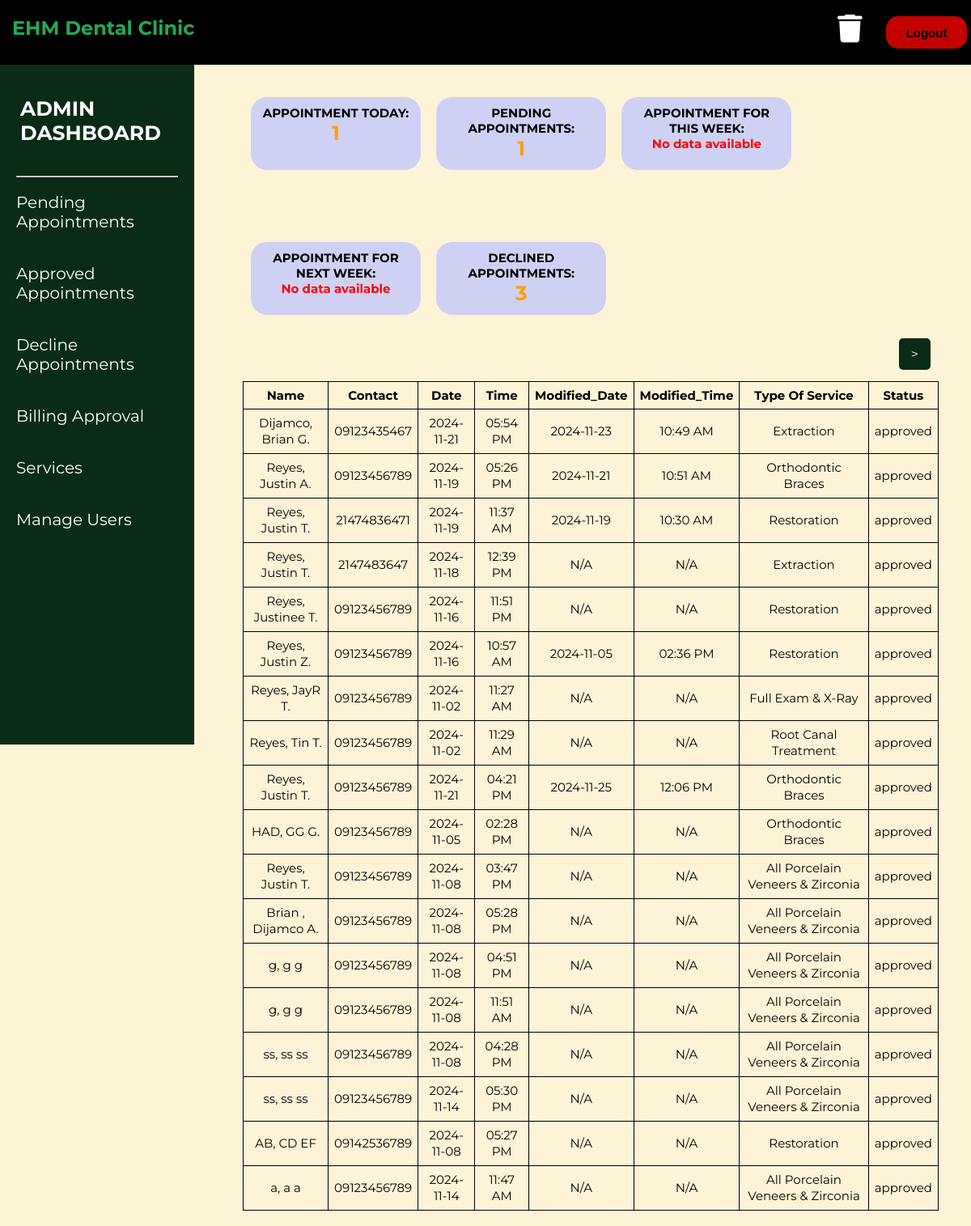
/ADMIN/admin_dashboard.php (signed in), run on the app's committed database.
### tables this page shows
CREATE TABLE `tbl_appointments` (
  `id` int(11) NOT NULL,
  `name` int(255) NOT NULL,
  `contact` varchar(11) NOT NULL,
  `date` date NOT NULL,
  `time` time NOT NULL,
  `modified_date` date DEFAULT NULL,
  `modified_time` time DEFAULT NULL,
  `modified_by` int(3) DEFAULT NULL,
  `service_type` int(11) NOT NULL,
  `status` int(4) DEFAULT 1
);

CREATE TABLE `tbl_patient` (
  `id` int(11) NOT NULL,
  `first_name` varchar(30) NOT NULL,
  `middle_name` varchar(2) DEFAULT NULL,
  `last_name` varchar(20) NOT NULL
);

CREATE TABLE `tbl_service_type` (
  `id` int(11) NOT NULL,
  `service_type` varchar(50) NOT NULL,
  `price` decimal(10,2) NOT NULL
);

CREATE TABLE `tbl_status` (
  `id` int(11) NOT NULL,
  `status` varchar(10) NOT NULL
);

### ADMIN/admin_dashboard.php (the view, shortened to what this page needs)
<!DOCTYPE html>
<html lang="en">
<head>
    <link rel="stylesheet" href="admin.css">
    <link rel="stylesheet" href="https://cdnjs.cloudflare.com/ajax/libs/font-awesome/6.6.0/css/all.min.css"
 />
</head>
<body>
    <nav>
        <a href="../HOME_PAGE/Home_page.php">
            <div class="logo">
                <h1><span>EHM</span> Dental Clinic</h1>
            </div>
        </a>
        <form method="POST" class="s-buttons" action="../logout.php">
            <a href="archives.php"><i class="fas fa-trash trash"></i></a>
            <button type="submit" class="logout-button">Logout</button>
        </form>
    </nav>
    <div>
        <aside class="sidebar">
            <ul>
                <br>
                <a class="active" href="admin_dashboard.php">
                    <h3>ADMIN<br>DASHBOARD</h3>
                </a>
                <br>
                <br>
                <hr>
                <br>
                <li><a href="pending.php">Pending Appointments</a></a></li>
                <li><a href="appointments.php">Approved Appointments</a></li>
                <li><a href="declined.php">Decline Appointments</a></a></li>
                <li><a href="billing.php">Billing Approval</a></li>
                <li><a href="services.php">Services</a></li>
                <li><a href="manage_user.php">Manage Users</a></li>
            </ul>
        </aside>
    </div>
    <div class="top">
        <div class="content-box">
            <div class="round-box">
                <p>APPOINTMENT TODAY:</p>
                <?php
                include("../dbcon.php");
                $sql_today = "SELECT COUNT(*) as total_appointments_today
                              FROM tbl_appointments
                              WHERE (
                                (modified_date IS NOT NULL AND
                                DATE(modified_date) = CURDATE())
                                OR (modified_date IS NULL AND
                                DATE(date) = CURDATE())
                                ) AND status = '3'";
                $result_today = mysqli_query($con, $sql_today);
                $row_today = mysqli_fetch_assoc($result_today);
                $appointments_today = $row_today['total_appointments_today'];
                if ($appointments_today) {
                    echo "<span style='color: #FF9F00; font-weight: bold; font-size: 25px;'>$appointments_today</span>";
                } else {
                    echo "<span style='color: red;'>No data available</span>";
                }
                ?>
            </div>
            <div class="round-box">
                <p>PENDING APPOINTMENTS:</p>
                <?php
                $sql_pending = "SELECT COUNT(*) as total_pending_appointments
                                FROM tbl_appointments
                                WHERE status = '1'";
                $result_pending = mysqli_query($con, $sql_pending);
                $row_pending = mysqli_fetch_assoc($result_pending);
                $pending_appointments = $row_pending['total_pending_appointments'];
                if ($pending_appointments) {
                    echo "<span style='color: #FF9F00; font-weight: bold; font-size: 25px;'>$pending_appointments</span>";
                } else {
                    echo "<span style='color: red;'>No data available</span>";
                }
                ?>
            </div>
            <div class="round-box">
                <p>APPOINTMENT FOR THIS WEEK:</p>
                <?php
                $sql_week = "SELECT COUNT(*) as total_appointments_week
                 FROM tbl_appointments
                 WHERE (
                    (modified_date IS NOT NULL AND
                     WEEK(DATE(modified_date), 1) = WEEK(CURDATE(), 1) AND DATE(modified_date) != CURDATE())
                    OR
                    (date IS NOT NULL AND
                     WEEK(DATE(date), 1) = WEEK(CURDATE(), 1) AND DATE(date) > CURDATE())
                        )
                 AND status = '3'";
                $result_week = mysqli_query($con, $sql_week);
                $row_week = mysqli_fetch_assoc($result_week);
                $appointments_for_week = $row_week['total_appointments_week'];
                if ($appointments_for_week) {
                    echo "<span style='color: #FF9F00; font-weight: bold; font-size: 25px;'>$appointments_for_week</span>";
                } else {
                    echo "<span style='color: red;'>No data available</span>";
                }
                ?>
            </div>
            <div class="round-box">
                <p>APPOINTMENT FOR NEXT WEEK:</p>
                <?php
                $sql_week = "SELECT COUNT(*) as total_appointments_week
                 FROM tbl_appointments
                 WHERE (
                    (modified_date IS NOT NULL AND
                    WEEK(DATE(modified_date), 1) = WEEK(CURDATE(), 1) + 1 AND DATE(modified_date) != CURDATE())
                    OR
                    (date IS NOT NULL AND
                    WEEK(DATE(date), 1) = WEEK(CURDATE(), 1) + 1 AND DATE(date) > CURDATE())
                    )
                    AND status = '3'";
                $result_week = mysqli_query($con, $sql_week);
                $row_week = mysqli_fetch_assoc($result_week);
                $appointments_for_week = $row_week['total_appointments_week'];
                if ($appointments_for_week) {
                    echo "<span style='color: #FF9F00; font-weight: bold; font-size: 25px;'>$appointments_for_week</span>";
                } else {
                    echo "<span style='color: red;'>No data available</span>";
                }
                ?>
            </div>
            <div class="round-box">
                <p>DECLINED APPOINTMENTS:</p>
                <?php
                $sql_finished = "SELECT COUNT(*) as total_finished_appointments FROM tbl_appointments WHERE status = '2'";
                $result_finished = mysqli_query($con, $sql_finished);
                $row_finished = mysqli_fetch_assoc($result_finished);
                $finished_appointments = $row_finished['total_finished_appointments'];
                if ($finished_appointments) {
                    echo "<span style='color: #FF9F00; font-weight: bold; font-size: 25px;'>$finished_appointments</span>";
                } else {
                    echo "<span style='color: red;'>No data available</span>";
                }
                ?>
            </div>
            <?php
            $resultsPerPage = 18;
            $currentPage = isset($_GET['page']) ? (int) $_GET['page'] : 1;
            $startRow = ($currentPage - 1) * $resultsPerPage;
            $countQuery = "SELECT COUNT(*) as total FROM tbl_appointments WHERE status IN ('1', '2', '3', '4')";
            $countResult = mysqli_query($con, $countQuery);
            $totalCount = mysqli_fetch_assoc($countResult)['total'];
            $totalPages = ceil($totalCount / $resultsPerPage);
            $query = "SELECT a.*,
            s.service_type AS service_name,
            p.first_name, p.middle_name, p.last_name,
            t.status
          FROM tbl_appointments a
          JOIN tbl_service_type s ON a.service_type = s.id
          JOIN tbl_patient p ON a.id = p.id
          JOIN tbl_status t ON a.status = t.id
          WHERE a.status IN ('1', '2', '3', '4')
          LIMIT $resultsPerPage OFFSET $startRow";
            $result = mysqli_query($con, $query);
            ?>
            <div class="pagination-container">
                        <?php if ($currentPage < $totalPages): ?>
                            <a href="?page=<?php echo $currentPage + 1; ?>" class="pagination-btn"> > </a>
                        <?php endif; ?>
            </div>
        </div>
        <table class="table table-bordered">
            <thead>
                <tr>
                    <th>Name</th>
                    <th>Contact</th>
                    <th>Date</th>
                    <th>Time</th>
                    <th>Modified_Date</th>
                    <th>Modified_Time</th>
                    <th>Type Of Service</th>
                    <th>Status</th>
                </tr>
            </thead>
            <tbody>
                <?php
                if (mysqli_num_rows($result) > 0) {
                    while ($row = mysqli_fetch_assoc($result)) {
                        $modified_date = !'' && !empty($row['modified_date']) ? $row['modified_date'] : 'N/A';
                        $modified_time = !'' && !empty($row['modified_time']) ? date("h:i A", strtotime($row['modified_time'])) : 'N/A';
                        $dateToDisplay = !empty($row['date']) ? $row['date'] : 'N/A';
                        $timeToDisplay = !empty($row['time']) ? date("h:i A", strtotime($row['time'])) : 'N/A';
                        echo "<tr>
                        <td>{$row['last_name']}, {$row['first_name']} {$row['middle_name']}</td>
                        <td>{$row['contact']}</td>
                        <td>{$dateToDisplay}</td>
                        <td>{$timeToDisplay}</td>
                        <td>{$modified_date}</td>
                        <td>{$modified_time}</td>
                        <td>{$row['service_name']}</td>
                        <td>{$row['status']}</td>
                    </tr>";
                    }
                } else {
                    echo "<tr><td colspan='8'>No records found</td></tr>";
                }
                ?>
            </tbody>
        </table>
        <br>
    </div>
</body>
</html>

### ADMIN/admin.css (style rules this page uses)
* { margin: 0%; padding: 0%; text-decoration: none; overflow: auto; }
body { background-color: #FDF3D6; font-family: "Montserrat", sans-serif; }
nav { height: 80px; width: 100%; background-color: #000000; position: fixed; z-index: 1000; }
nav .logo { float: left; margin: 0px 15px; color: #22AA54; line-height: 70px; transition: transform 0.3s ease-in-out; }
.s-buttons { display: flex; justify-content: flex-end; align-items: center; margin: 18px 5px; gap: 10px; }
.logout-button { width: 100px; height: 40px; font-size: 15px; font-weight: bold; background-color: rgb(196, 0, 0); color: black; cursor: pointer; border: #ff0000; border-radius: 15px; transition: transform 0.3s; }
.trash { width: 50px; height: 40px; font-size: 35px; font-weight: bold; color: white; cursor: pointer; transition: transform 0.3s; }
.sidebar { position: fixed; top: 80px; width: 200px; height: 100vh; background-color: #0A2C16; color: white; padding: 20px; }
.sidebar h3 { font-size: 25px; color: #ffff; text-shadow: none; }
.sidebar ul { list-style: none; padding: 0; }
.sidebar li { margin-bottom: 40px; font-size: 20px; }
.sidebar a { text-decoration: none; color: white; }
hr { color: black; font-weight: 2px; }
.top { margin-left: 300px; margin-right: 40px; }
.content-box { margin-top: 50px; word-wrap: break-word; overflow-wrap: break-word; justify-content: space-between; }
.round-box { width: 190px; height: 70px; border-radius: 20px; padding: 10px; font-size: 15px; font-weight: bold; text-align: center; display: inline-block; background-color: #CFD1F4; margin: 70px 5px 15px 10px; }
a.active, a:hover { color: #FF9F00; text-shadow: 0px 0px 9px #FF9F00; transition: color .3s, text-shadow .3s; }
table, th, td { font-size: 15px; border: 1px solid black; background-color: #FDF3D6; border-collapse: collapse; text-align: center; padding: 7px; }
table { width: 100%; }
td { line-height: 20px; }
.pagination-btn { display: inline-block; padding: 10px 15px; margin: 10px; border: none; border-radius: 5px; background-color: #0A2C16; color: white; text-decoration: none; transition: background-color 0.3s; }
.pagination-container { text-align: right; }
div h3 { margin-left: 5px; }

### data on the page
tbl_appointments: tbl_patient.last_name "Dijamco", tbl_patient.first_name "Brian", tbl_patient.middle_name "G.", contact "09123435467", date "2024-11-21", time "05:54 PM", modified_date "2024-11-23", modified_time "10:49 AM", tbl_service_type.service_type "Extraction", tbl_status.status "approved"
tbl_appointments: tbl_patient.last_name "Reyes", tbl_patient.first_name "Justin", tbl_patient.middle_name "A.", contact "09123456789", date "2024-11-19", time "05:26 PM", modified_date "2024-11-21", modified_time "10:51 AM", tbl_service_type.service_type "Orthodontic Braces", tbl_status.status "approved"
tbl_appointments: tbl_patient.last_name "Reyes", tbl_patient.first_name "Justin", tbl_patient.middle_name "T.", contact "21474836471", date "2024-11-19", time "11:37 AM", modified_date "2024-11-19", modified_time "10:30 AM", tbl_service_type.service_type "Restoration", tbl_status.status "approved"
tbl_appointments: tbl_patient.last_name "Reyes", tbl_patient.first_name "Justin", tbl_patient.middle_name "T.", contact "2147483647", date "2024-11-18", time "12:39 PM", modified_date "N/A", modified_time "N/A", tbl_service_type.service_type "Extraction", tbl_status.status "approved"
tbl_appointments: tbl_patient.last_name "Reyes", tbl_patient.first_name "Justinee", tbl_patient.middle_name "T.", contact "09123456789", date "2024-11-16", time "11:51 PM", modified_date "N/A", modified_time "N/A", tbl_service_type.service_type "Restoration", tbl_status.status "approved"
tbl_appointments: tbl_patient.last_name "Reyes", tbl_patient.first_name "Justin", tbl_patient.middle_name "Z.", contact "09123456789", date "2024-11-16", time "10:57 AM", modified_date "2024-11-05", modified_time "02:36 PM", tbl_service_type.service_type "Restoration", tbl_status.status "approved"
tbl_appointments: tbl_patient.last_name "Reyes", tbl_patient.first_name "JayR", tbl_patient.middle_name "T.", contact "09123456789", date "2024-11-02", time "11:27 AM", modified_date "N/A", modified_time "N/A", tbl_service_type.service_type "Full Exam & X-Ray", tbl_status.status "approved"
tbl_appointments: tbl_patient.last_name "Reyes", tbl_patient.first_name "Tin", tbl_patient.middle_name "T.", contact "09123456789", date "2024-11-02", time "11:29 AM", modified_date "N/A", modified_time "N/A", tbl_service_type.service_type "Root Canal Treatment", tbl_status.status "approved"
tbl_appointments: tbl_patient.last_name "Reyes", tbl_patient.first_name "Justin", tbl_patient.middle_name "T.", contact "09123456789", date "2024-11-21", time "04:21 PM", modified_date "2024-11-25", modified_time "12:06 PM", tbl_service_type.service_type "Orthodontic Braces", tbl_status.status "approved"
tbl_appointments: tbl_patient.last_name "HAD", tbl_patient.first_name "GG", tbl_patient.middle_name "G.", contact "09123456789", date "2024-11-05", time "02:28 PM", modified_date "N/A", modified_time "N/A", tbl_service_type.service_type "Orthodontic Braces", tbl_status.status "approved"
tbl_appointments: tbl_patient.last_name "Reyes", tbl_patient.first_name "Justin", tbl_patient.middle_name "T.", contact "09123456789", date "2024-11-08", time "03:47 PM", modified_date "N/A", modified_time "N/A", tbl_service_type.service_type "All Porcelain Veneers & Zirconia", tbl_status.status "approved"
tbl_appointments: tbl_patient.last_name "Brian", tbl_patient.first_name "Dijamco", tbl_patient.middle_name "A.", contact "09123456789", date "2024-11-08", time "05:28 PM", modified_date "N/A", modified_time "N/A", tbl_service_type.service_type "All Porcelain Veneers & Zirconia", tbl_status.status "approved"
tbl_appointments: tbl_patient.last_name "g", tbl_patient.first_name "g", tbl_patient.middle_name "g", contact "09123456789", date "2024-11-08", time "04:51 PM", modified_date "N/A", modified_time "N/A", tbl_service_type.service_type "All Porcelain Veneers & Zirconia", tbl_status.status "approved"
tbl_appointments: tbl_patient.last_name "g", tbl_patient.first_name "g", tbl_patient.middle_name "g", contact "09123456789", date "2024-11-08", time "11:51 AM", modified_date "N/A", modified_time "N/A", tbl_service_type.service_type "All Porcelain Veneers & Zirconia", tbl_status.status "approved"
tbl_appointments: tbl_patient.last_name "ss", tbl_patient.first_name "ss", tbl_patient.middle_name "ss", contact "09123456789", date "2024-11-08", time "04:28 PM", modified_date "N/A", modified_time "N/A", tbl_service_type.service_type "All Porcelain Veneers & Zirconia", tbl_status.status "approved"
tbl_appointments: tbl_patient.last_name "ss", tbl_patient.first_name "ss", tbl_patient.middle_name "ss", contact "09123456789", date "2024-11-14", time "05:30 PM", modified_date "N/A", modified_time "N/A", tbl_service_type.service_type "All Porcelain Veneers & Zirconia", tbl_status.status "approved"
tbl_appointments: tbl_patient.last_name "AB", tbl_patient.first_name "CD", tbl_patient.middle_name "EF", contact "09142536789", date "2024-11-08", time "05:27 PM", modified_date "N/A", modified_time "N/A", tbl_service_type.service_type "Restoration", tbl_status.status "approved"
tbl_appointments: tbl_patient.last_name "a", tbl_patient.first_name "a", tbl_patient.middle_name "a", contact "09123456789", date "2024-11-14", time "11:47 AM", modified_date "N/A", modified_time "N/A", tbl_service_type.service_type "All Porcelain Veneers & Zirconia", tbl_status.status "approved"

### other printed values
$appointments_today "1"
$pending_appointments "1"
$finished_appointments "3"
